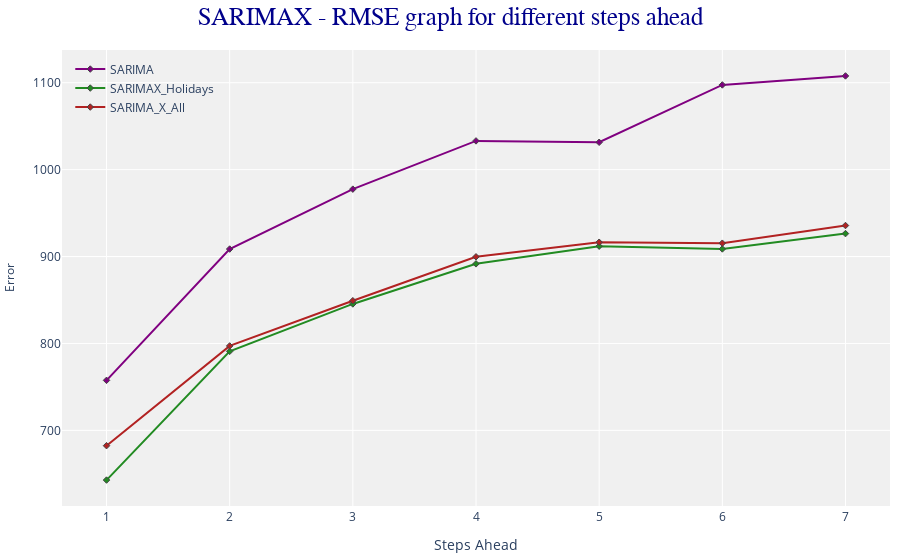

Notebook code cell kept with this figure:
### Code cell
import plotly.graph_objects as go
fig = go.Figure()
fig.add_trace(
    go.Scatter(
        x=Scores['Steps_Ahead'],
        y=Scores['RMSE_SARIMA'],
        #,	'RMSE_SARIMA_Holidays',	'RMSE_SARIMA_X_All']],
        name='SARIMA',#	'SARIMAX_Holidays',	'SARIMA_X_All'],
        mode='lines+markers', 
        #mode = 'lines'
        marker= dict(size=5,
                     symbol = 'diamond',
                     #color ='RGB(251, 177, 36)',
                     line_width = 1
                   ),
        line = dict(color='purple', width=2)
    ))
fig.add_trace(
    go.Scatter(
        x=Scores['Steps_Ahead'],
        y=Scores['RMSE_SARIMA_Holidays'],
        #,	'RMSE_SARIMA_Holidays',	'RMSE_SARIMA_X_All']],
        name='SARIMAX_Holidays',#	'SARIMAX_Holidays',	'SARIMA_X_All'],
        mode='lines+markers', 
#         mode = 'lines'
        marker= dict(size=5,
                     symbol = 'diamond',
                     #color ='RGB(251, 177, 36)',
                     line_width = 1
                   ),
        line = dict(color='forestgreen', width=2)
    ))
fig.add_trace(
    go.Scatter(
        x=Scores['Steps_Ahead'],
        y=Scores['RMSE_SARIMA_X_All'],
        #,	'RMSE_SARIMA_Holidays',	'RMSE_SARIMA_X_All']],
        name='SARIMA_X_All',#	'SARIMAX_Holidays',	'SARIMA_X_All'],
        mode='lines+markers', 
#         mode = 'lines'
        marker= dict(size=5,
                     symbol = 'diamond',
                     #color ='RGB(251, 177, 36)',
                     line_width = 1
                   ),
        line = dict(color='firebrick', width=2)
    ))
fig.update_traces(texttemplate='%{text:.2s}')
#fig.update_layout(legend_title_text='Parameters',title_text='SARIMAX - RMSE for different steps ahead')
# strip down the rest of the plot
fig.update_layout(
    showlegend=True,
    plot_bgcolor="rgb(240,240,240)",
    margin=dict(t=50,l=10,b=10,r=10),
    title_text='SARIMAX - RMSE graph for different steps ahead',
    title_font_family="Times New Roman",
    title_font_size = 25,
    title_font_color="darkblue",
    title_x=0.5,
    xaxis=dict(
        title='Steps Ahead',tickfont_size=12,
        tickangle = 0,
        showgrid = True,
        zeroline = True,
        showline = True,
        showticklabels = True,
        dtick=1
    ),
    yaxis=dict(
        title='Error',
        titlefont_size=12,
        tickangle = 0,
        showticklabels = True,
        tickfont_size=12
    ),
    legend=dict(
        x=0.01,
        y=0.99,
        bgcolor='rgba(255, 255, 255, 0)',
        bordercolor='rgba(255, 255, 255, 0)'
    ),
    bargap=0.15
)
fig.show()

### Figure 1 — Plotly figure (JSON) as saved in the notebook; plotly's stock layout.template omitted (floating-point values rounded to 4 significant figures)
{"data": [{"line": {"color": "purple", "width": 2}, "marker": {"line": {"width": 1}, "size": 5, "symbol": "diamond"}, "mode": "lines+markers", "name": "SARIMA", "texttemplate": "%{text:.2s}", "type": "scatter", "x": [1, 2, 3, 4, 5, 6, 7], "y": [757.5, 908.6, 977.5, 1033.0, 1031.0, 1097.0, 1108.0]}, {"line": {"color": "forestgreen", "width": 2}, "marker": {"line": {"width": 1}, "size": 5, "symbol": "diamond"}, "mode": "lines+markers", "name": "SARIMAX_Holidays", "texttemplate": "%{text:.2s}", "type": "scatter", "x": [1, 2, 3, 4, 5, 6, 7], "y": [642.8, 790.9, 845.5, 891.6, 911.9, 908.7, 926.4]}, {"line": {"color": "firebrick", "width": 2}, "marker": {"line": {"width": 1}, "size": 5, "symbol": "diamond"}, "mode": "lines+markers", "name": "SARIMA_X_All", "texttemplate": "%{text:.2s}", "type": "scatter", "x": [1, 2, 3, 4, 5, 6, 7], "y": [682.4, 797.2, 849.2, 899.7, 916.5, 915.4, 935.7]}], "layout": {"bargap": 0.15, "legend": {"bgcolor": "rgba(255, 255, 255, 0)", "bordercolor": "rgba(255, 255, 255, 0)", "x": 0.01, "y": 0.99}, "margin": {"b": 10, "l": 10, "r": 10, "t": 50}, "plot_bgcolor": "rgb(240,240,240)", "showlegend": true, "title": {"font": {"color": "darkblue", "family": "Times New Roman", "size": 25}, "text": "SARIMAX - RMSE graph for different steps ahead", "x": 0.5}, "xaxis": {"dtick": 1, "showgrid": true, "showline": true, "showticklabels": true, "tickangle": 0, "tickfont": {"size": 12}, "title": {"text": "Steps Ahead"}, "zeroline": true}, "yaxis": {"showticklabels": true, "tickangle": 0, "tickfont": {"size": 12}, "title": {"font": {"size": 12}, "text": "Error"}}}}
